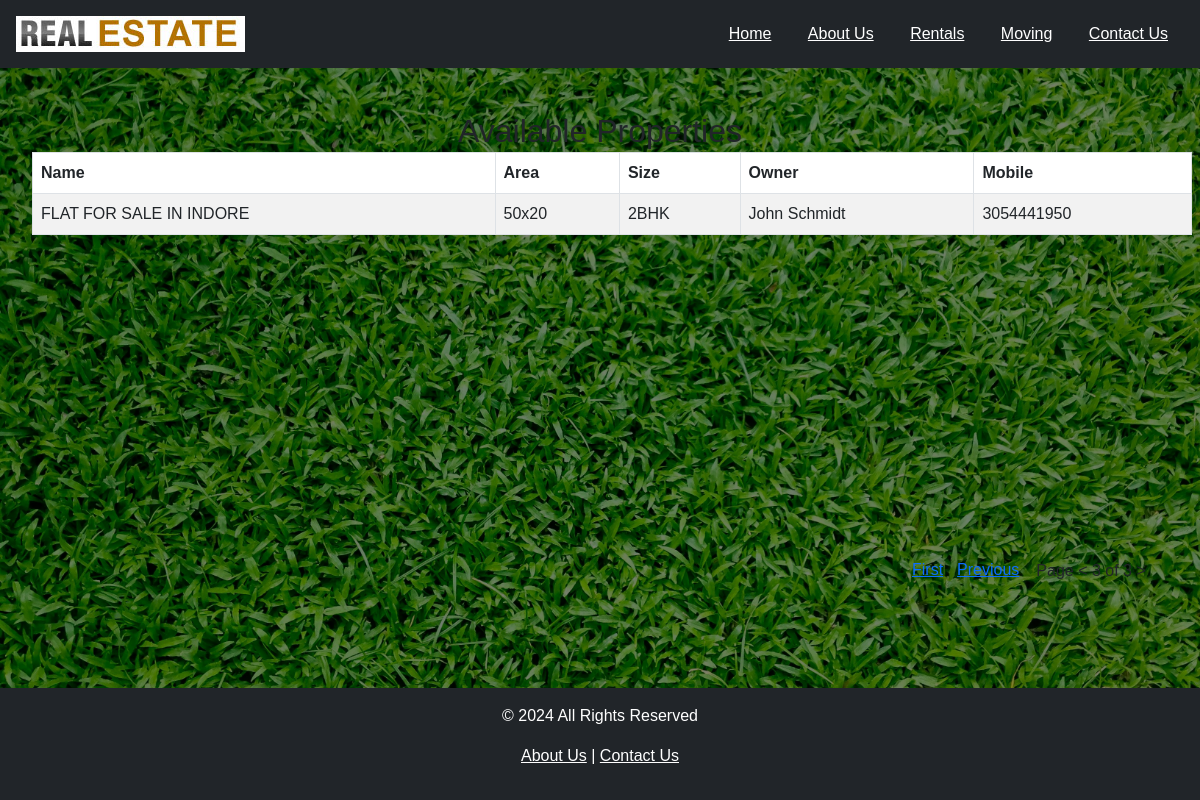
/api/buying/?page=3, run on the app's committed database.
### app1/models.py (models this page shows, shortened)
class Property(models.Model):
    PROPERTY_TYPES = [
        ("HOUSE", "House"),
        ("APARTMENT", "Apartment"),
        ("COMMERCIAL", "Commercial"),
        ("LAND", "Land"),
        ("VILLA", "Villa"),
        ("FARMHOUSE", "Farmhouse"),
    ]
    PROPERTY_SUBTYPES = [
        ("2BHK", "2BHK"),
         ("3BHK","3BHK"),
         ("4BHK","4BHK"),
         ("VILLA","VILLA"),
         ("PANT HOUSE","PANT HOUSE"),
         ("OTHERS","OTHERS")
    ]
    uuid = models.UUIDField(default=uuid.uuid4, unique=True, editable=False)
    title = models.CharField(max_length=100)
    owner = models.ForeignKey(
        Owner, on_delete=models.CASCADE, related_name="properties"
    )
    area = models.CharField(max_length=50)
    property_type = models.CharField(
        max_length=20, choices=PROPERTY_TYPES, default="HOUSE"
    )
    property_subtype = models.CharField(
        max_length=20, choices=PROPERTY_SUBTYPES, default="OTHERS"
    )

class Owner(models.Model):
    name = models.CharField(max_length=100)
    mobile = models.CharField(max_length=15, unique=True)

### app1/views.py (the view)
# urls.py: path("buying/", Property_list, name="buying"),
def Property_list(request):
    mydata = Property.objects.all().order_by("-id")
    paginator = Paginator(mydata, 7)
    page_number = request.GET.get('page')
    page_obj = paginator.get_page(page_number)
    template = loader.get_template('buying.html')
    context = {
        'properties': page_obj,
    }
    return HttpResponse(template.render(context, request))

### app1/templates/buying.html (shortened to what this page needs)
{% extends 'base.html' %}
{% load static %}
{% block content %}
<link rel="stylesheet" href="{% static 'app1/css/property_form.css'%}">
<h2 class="text-center">Available Properties</h2>
<table class="table table-striped table-bordered mt-3 buyingtable">
    <thead>
        <tr>
            <th>Name</th>
            <th>Area</th>
            <th>Size</th>
            <th>Owner</th>
            <th>Mobile</th>
        </tr>
    </thead>
    <tbody>
        {% for property in properties %}
        <tr>
            <td>{{ property.title }}</td>
            <td>{{ property.area }}</td>
            <td>{{ property.property_subtype }}</td>
            <td>{{ property.owner.name }}</td>
            <td>{{ property.owner.mobile }}</td>
        </tr>
        {% empty %}
        <tr>
            <td colspan="6" class="text-center">No properties available.</td>
        </tr>
        {% endfor %}
<div class="pagination">
    {% if properties.has_previous %}
        <a href="?page=1" class="first">First</a>
        <a href="?page={{ properties.previous_page_number }}" class="previous">Previous</a>
    {% endif %}
    <span class="pageof">Page  < {{ properties.number }} of {{ properties.paginator.num_pages }} > </span>
</div>
    </tbody>
</table>
{% endblock %}

### app1/static/app1/css/base.css (style rules this page uses)
body { display: flex; flex-direction: column; min-height: 100vh; }

### app1/static/app1/css/property_form.css (style rules this page uses)
body { font-family: Arial, sans-serif; margin: 0; padding: 0; background-color: #f4f4f4; }
body::before { content: ""; position: absolute; top: 0; left: 0; width: 100%; height: 100%; background: rgba(0, 0, 0, 0.5); z-index: -1; }
.first { transform: translate(892px, 400px); }
.previous { transform: translate(906px, 400px); }
.pageof { transform: translate(923px, 401px); }
.buyingtable { transform: translate(12px, -46px); }

### data on the page
Property: title "FLAT FOR SALE IN INDORE", area "50x20", property_subtype "2BHK", owner.name "John Schmidt", owner.mobile "3054441950"

### other printed values
{{ properties.number }} "3"
{{ properties.paginator.num_pages }} "3"
